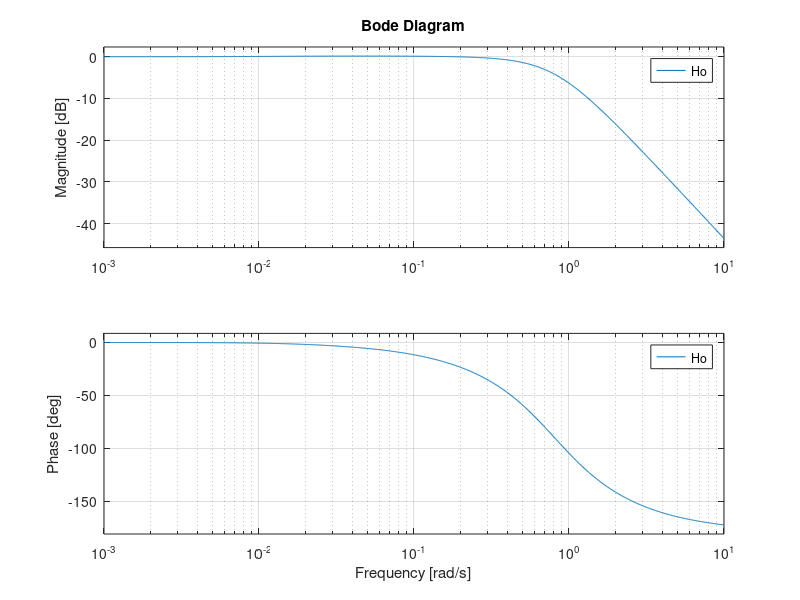
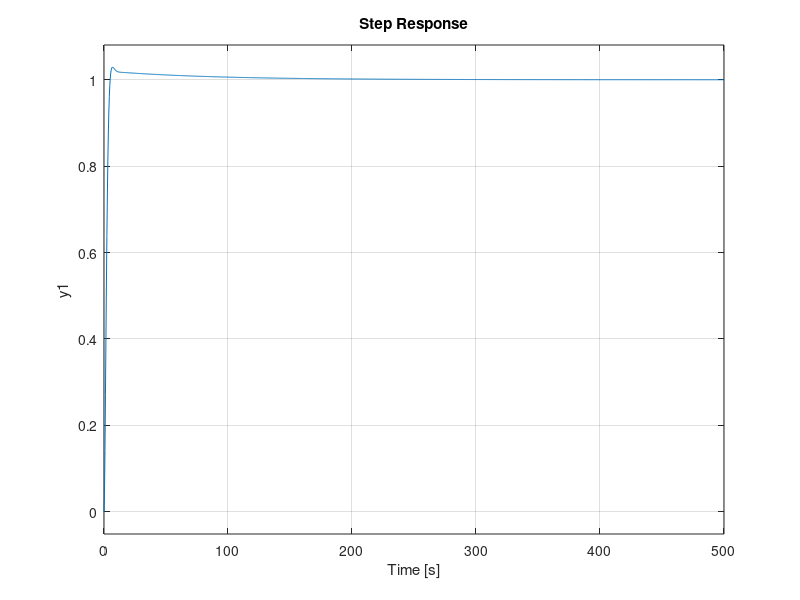

MATLAB code to generate these figures, in order:
Kf = 1;
Tf = 5;
Hf = tf(Kf,conv([1,0], [Tf,1]));
%ales
delta_sigmac = 0.02;
%ales
sigma = 0.03;
sigma2 = sigma - delta_sigmac;
ts = 6;
tita = abs(log(sigma2)/sqrt(pi^2 + log(sigma2)^2));
wn = 4/(tita*ts);
%ales
cv = 2.5;

pc = delta_sigmac/(2*tita/wn-1/cv);
zc = pc/(1+delta_sigmac);
Ho = tf(wn^2, [1,2*tita*wn,wn^2])*tf([1,zc],[1,pc])*pc/zc;
Hc = 1/Hf*Ho/(1-Ho);

t = 0:0.01:10;
%%
figure
bode(Ho);
figure
step(Ho);
%%
H_simpl = minreal(Hc);
%%

Hs = zpk(H_simpl)          % forma factorizata a regulatorului
Koef = dcgain(H_simpl)     % castigul static = cv (Hf are Kf = 1)
